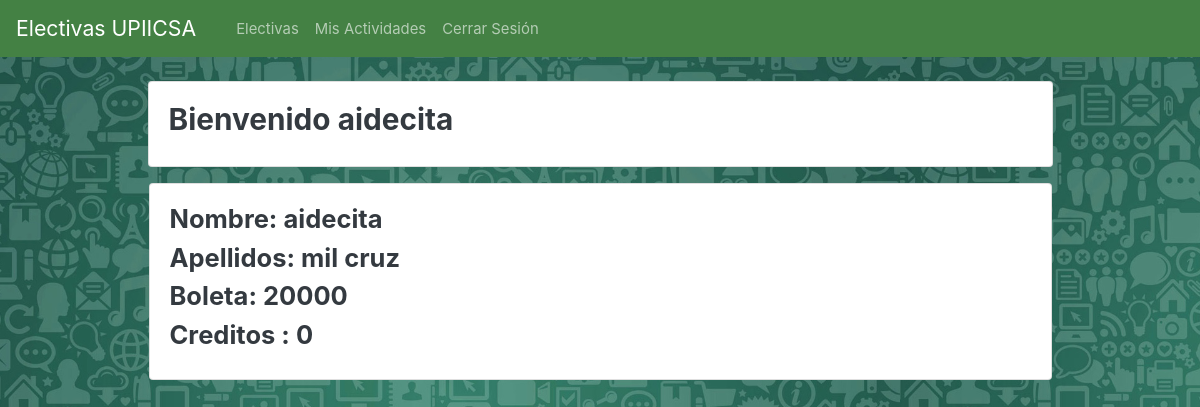
The app's page /alumno/home_u.php (signed in), older data.
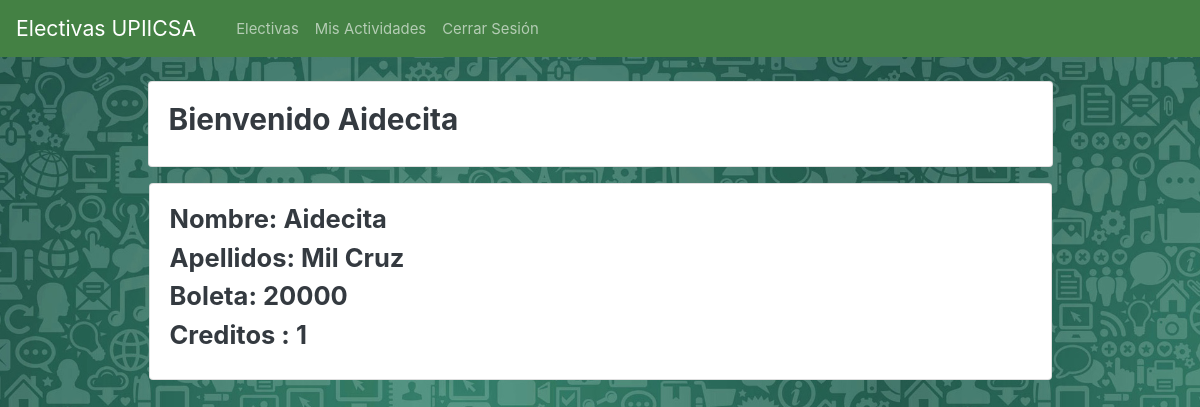
The same page, newer data.
### tables this page shows
CREATE TABLE `alu` (
  `boleta` int(10) NOT NULL,
  `password` varchar(30) NOT NULL DEFAULT '0',
  `name_a` varchar(55) NOT NULL,
  `ap_a` varchar(55) NOT NULL,
  `cred` int(2) NOT NULL
);

### alumno/home_u.php (the view, shortened to what this page needs)
<?php
    include ('../connect.php');
        ?>
        <?php
    $query  = "SELECT * FROM alu WHERE boleta = '$_SESSION[user_id]'";
    $result = mysqli_query($con,$query);
    $row = mysqli_fetch_array($result);
?>
<!DOCTYPE html>
<html>
<head>
    <link rel="stylesheet" href="../css/Style.css">
    <link rel="stylesheet" href="../componentes/bootstrap/css/bootstrap.css">
    <link rel="stylesheet" href="../css/bootstrap.css">
</head>
<body>
    <nav class="navbar navbar-expand-lg navbar-dark bg-upiicsa sticky-top">
        <a class="navbar-brand" href="#">Electivas UPIICSA</a>
        <ul class="navbar-nav mr-auto">
            <li class="nav-item active">
                <a class="nav-link"> </a>
            </li>
        </ul>
        <div class="navbar-collapse collapse " id="navbarColor01" style="">
            <ul class="navbar-nav mr-auto">
                <li class="nav-item">
                    <a class="nav-link" href="electivas/elec.php">Electivas</a>
                </li>
                <li class="nav-item">
                    <a class="nav-link" href="mis_act/act.php">Mis Actividades</a>
                </li>
                <li class="nav-item">
                    <a class="nav-link" href="../logout.php">Cerrar Sesión</a>
                </li>
            </ul>
        </div>
    </nav>
    <div class="container p-4">
        <div class="row">
            <div class="col-xl-10 mx-auto ">
                <div class="card">
                    <div class="card-body">
                        <h3 class="wlc">Bienvenido <?php echo $row['name_a']; ?></h3>
                    </div>
                </div>
            </div>
            <div class="col-12 col-md-12 col-xl-10 mx-auto p-3">
                <div class="card">
                    <div class="card-body">
                        <h4>Nombre: <?php echo $row['name_a']; ?></h4>
                        <h4>Apellidos: <?php echo $row['ap_a']; ?></h4>
                        <h4>Boleta: <?php echo $row['boleta']; ?></h4>
                        <h4>Creditos : <?php echo $row['cred']; ?></h4>
                    </div>
                </div>
            </div>
        </div>
    </div>
</body>
</html>

### css/Style.css (style rules this page uses)
body { background-image: url("../visual/whatsapp.jpg"); background-size: contain; width: 100vw; height: 100vh; }
.bg-upiicsa { color: #ffffff; background-color: #448144; }

Row changes from the older to the newer data that the page shows:
changed alu id 20000: name_a "aidecita" → "Aidecita"; ap_a "mil cruz" → "Mil Cruz"; cred "0" → "1"
